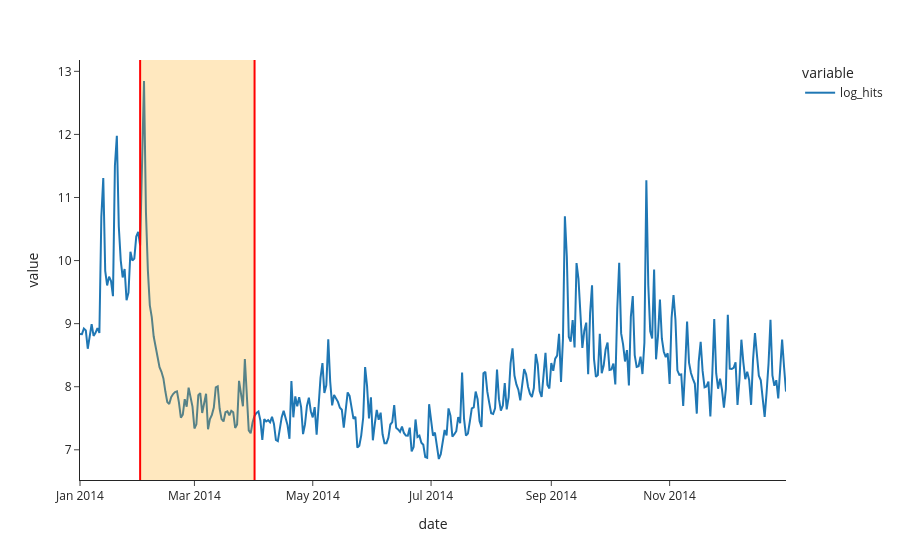

The cell this chart's notebook holds for it:
### Markdown cell above
# Smoothing

Time series data is often very difficult to read, especially with highly periodic data. One of the first things we can do to make time series look clearer is "smooth" the data by incrementally consolidating multiple datapoints in windows. In general, when we apply smoothing, we assign each data point a moving window (sometimes called a "filter"). For each window, we aggregate some value (such as the mean) of the data within the window, then we replace each data point with the newly calculated value. It helps us detect patterns and capture trends that might otherwise go unnoticed.

### Code cell
mask = df_manning.index.year == 2014

window = ("2014-02-01", "2014-04-01")

fig = px.line(df_manning[mask]['log_hits'], template='simple_white')

fig.add_vrect(x0=window[0], x1=window[1], 
              fillcolor="orange", opacity=0.25, line_width=0)

fig.add_vline(x=window[0], line_color='red', line_width=2, opacity=1)
fig.add_vline(x=window[1], line_color='red', line_width=2, opacity=1)
fig

### Figure 1 — Plotly figure (JSON) as saved in the notebook; plotly's stock layout.template omitted (floating-point values rounded to 4 significant figures; data arrays with more than 128 entries replaced by an {"elided": "..."} marker saying what was removed)
{"data": [{"hovertemplate": "variable=log_hits<br>date=%{x}<br>value=%{y}<extra></extra>", "legendgroup": "log_hits", "line": {"color": "#1F77B4", "dash": "solid"}, "marker": {"symbol": "circle"}, "mode": "lines", "name": "log_hits", "orientation": "v", "showlegend": true, "type": "scatter", "x": {"elided": "363 str values"}, "xaxis": "x", "y": {"elided": "363 float values"}, "yaxis": "y"}], "layout": {"legend": {"title": {"text": "variable"}, "tracegroupgap": 0}, "margin": {"t": 60}, "shapes": [{"fillcolor": "orange", "line": {"width": 0}, "opacity": 0.25, "type": "rect", "x0": "2014-02-01", "x1": "2014-04-01", "xref": "x", "y0": 0, "y1": 1, "yref": "y domain"}, {"line": {"color": "red", "width": 2}, "opacity": 1, "type": "line", "x0": "2014-02-01", "x1": "2014-02-01", "xref": "x", "y0": 0, "y1": 1, "yref": "y domain"}, {"line": {"color": "red", "width": 2}, "opacity": 1, "type": "line", "x0": "2014-04-01", "x1": "2014-04-01", "xref": "x", "y0": 0, "y1": 1, "yref": "y domain"}], "xaxis": {"anchor": "y", "domain": [0, 1], "title": {"text": "date"}}, "yaxis": {"anchor": "x", "domain": [0, 1], "title": {"text": "value"}}}}
